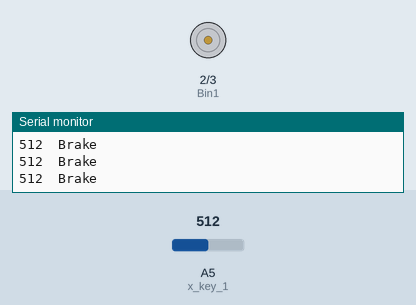
This sketch was run on a simulated Arduino Uno, built with avr-gcc and run on an emulated ATmega328P. Parts: motor-driver pin pairs drawn as motors (green arrow = first pin HIGH = forward, orange = second pin HIGH = backward, longer = more drive), the last lines printed to the serial monitor. Inputs (shaded band) come from the test bench; at power-on: A5 (x_key_1) = 512.

Above: at 1.2 s.
1.3 s: A5 (x_key_1) set to 408
4.3 s: A5 (x_key_1) set to 390
At 5.3 s:
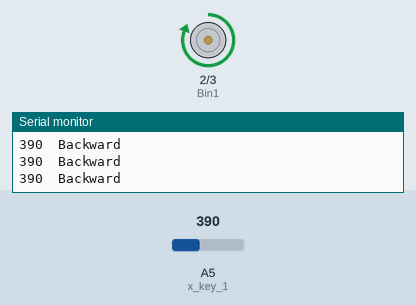
5.8 s: A5 (x_key_1) set to 710
At 6.9 s:
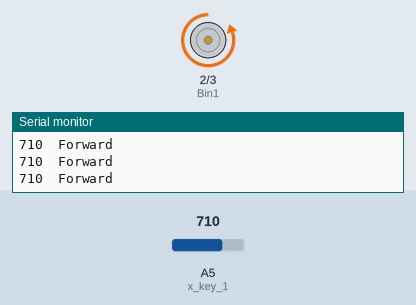
Timing chart, 0 to 8.8 s (numbered marks = the images above; inputs shaded):
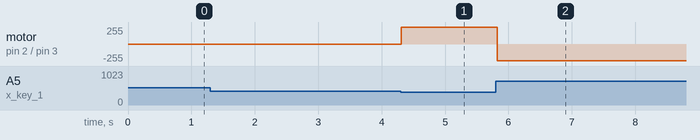

Measured:
- the behaviour switches between 401 and 400 on A5 (x_key_1) (found by bisection; images 0 and 1)
- after the input at 4.3 s, motor on pin 2 (Bin1) / pin 3 (Bin2): stopped → forward 255/255 at once
- after the input at 5.8 s, motor on pin 2 (Bin1) / pin 3 (Bin2): forward 255/255 → backward 253/255 at once

The sketch:

FOOTBALL_GOALIE_DC.ino
```cpp
int x_key_1 = A5;//DC


int x_DC;


int Bin2 = 3; // assigns pin 3 to variable pwm (motor pin)
int Bin1 = 2;
int space;   // declares variable space
int mark = 200;  // declares variable mark


void setup ( ) {
  Serial.begin (9600) ;


  pinMode (x_key_1, INPUT) ;
  pinMode(Bin2, OUTPUT);  // declares pin 3 as output
  pinMode(Bin1, OUTPUT);  // declares pin 2 as output

}

void loop ( )
{

  x_DC = analogRead (x_key_1) ;

  //Serial.println(x_pos_1);
  //Serial.println(y_pos_1);


   Serial.print(x_DC + String("  "));


 if (x_DC > 700)
 {
   analogWrite(Bin2, 253);
   digitalWrite(Bin1, LOW);
   Serial.println("Forward");

  }
  if (x_DC > 400 && x_DC <= 700)
 {
   analogWrite(Bin2, 0);
  digitalWrite(Bin1, LOW);
   Serial.println("Brake");

 }
 if (x_DC <= 400)
 {
    analogWrite(Bin2, 0);
    digitalWrite(Bin1, HIGH);
    Serial.println("Backward");
 }


}
// foom0009@e.ntu.edu.sg
```
